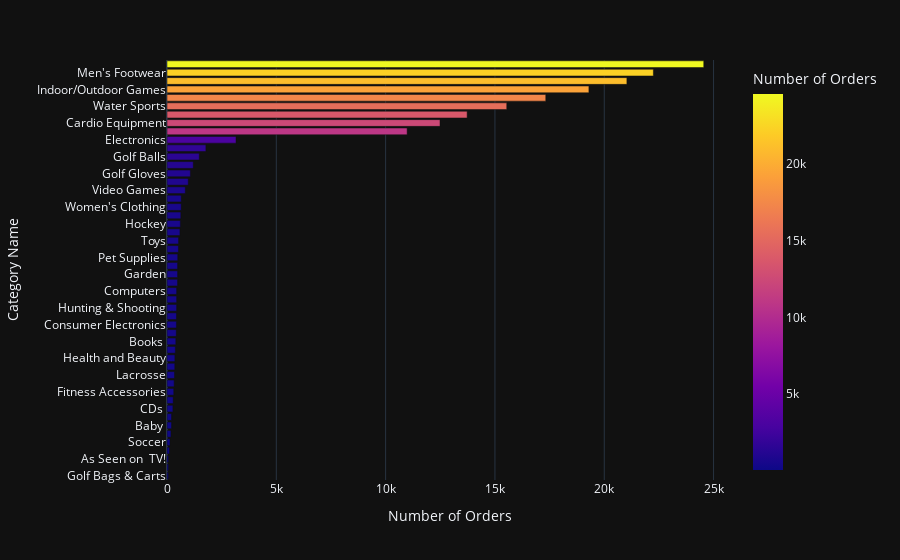

Write notebook code for a chart like this one.
### Code cell
# Group by 'Category Name' and count the number of orders
data_Category_Name = df1.groupby('Category Name')['Order Id'].count().reset_index(name='Number of Orders')

# Sort the data by 'Number of Orders' in ascending order
data_Category_Name = data_Category_Name.sort_values(by='Number of Orders', ascending=True)

# Create a bar chart using Plotly Express with previous graph style
fig = px.bar(data_Category_Name, x='Number of Orders', y='Category Name', color='Number of Orders',
             template='plotly_dark')

# Show the plot
fig.show()

### Figure 1 — Plotly figure (JSON) as saved in the notebook; plotly's stock layout.template omitted (floating-point values rounded to 4 significant figures)
{"data": [{"alignmentgroup": "True", "hovertemplate": "Number of Orders=%{marker.color}<br>Category Name=%{y}<extra></extra>", "legendgroup": "", "marker": {"color": [61, 67, 68, 111, 138, 181, 207, 208, 271, 283, 309, 328, 343, 357, 362, 384, 405, 423, 431, 434, 440, 441, 442, 483, 484, 484, 492, 524, 529, 592, 614, 632, 650, 652, 838, 974, 1070, 1201, 1475, 1780, 3156, 10984, 12487, 13729, 15540, 17325, 19298, 21035, 22246, 24551], "coloraxis": "coloraxis", "pattern": {"shape": ""}}, "name": "", "offsetgroup": "", "orientation": "h", "showlegend": false, "textposition": "auto", "type": "bar", "x": [61, 67, 68, 111, 138, 181, 207, 208, 271, 283, 309, 328, 343, 357, 362, 384, 405, 423, 431, 434, 440, 441, 442, 483, 484, 484, 492, 524, 529, 592, 614, 632, 650, 652, 838, 974, 1070, 1201, 1475, 1780, 3156, 10984, 12487, 13729, 15540, 17325, 19298, 21035, 22246, 24551], "xaxis": "x", "y": ["Golf Bags & Carts", "Basketball", "As Seen on  TV!", "Strength Training", "Soccer", "Women's Golf Clubs", "Baby ", "Men's Clothing", "CDs ", "Men's Golf Clubs", "Fitness Accessories", "Tennis & Racquet", "Lacrosse", "Sporting Goods", "Health and Beauty", "Kids' Golf Clubs", "Books ", "Boxing & MMA", "Consumer Electronics", "Music", "Hunting & Shooting", "Golf Apparel", "Computers", "DVDs", "Garden", "Crafts", "Pet Supplies", "Golf Shoes", "Toys", "Cameras ", "Hockey", "Baseball & Softball", "Women's Clothing", "Children's Clothing", "Video Games", "Trade-In", "Golf Gloves", "Girls' Apparel", "Golf Balls", "Accessories", "Electronics", "Shop By Sport", "Cardio Equipment", "Camping & Hiking", "Water Sports", "Fishing", "Indoor/Outdoor Games", "Women's Apparel", "Men's Footwear", "Cleats"], "yaxis": "y"}], "layout": {"barmode": "relative", "coloraxis": {"colorbar": {"title": {"text": "Number of Orders"}}, "colorscale": [[0, "#0d0887"], [0.1111, "#46039f"], [0.2222, "#7201a8"], [0.3333, "#9c179e"], [0.4444, "#bd3786"], [0.5556, "#d8576b"], [0.6667, "#ed7953"], [0.7778, "#fb9f3a"], [0.8889, "#fdca26"], [1, "#f0f921"]]}, "legend": {"tracegroupgap": 0}, "margin": {"t": 60}, "xaxis": {"anchor": "y", "domain": [0, 1], "title": {"text": "Number of Orders"}}, "yaxis": {"anchor": "x", "domain": [0, 1], "title": {"text": "Category Name"}}}}
